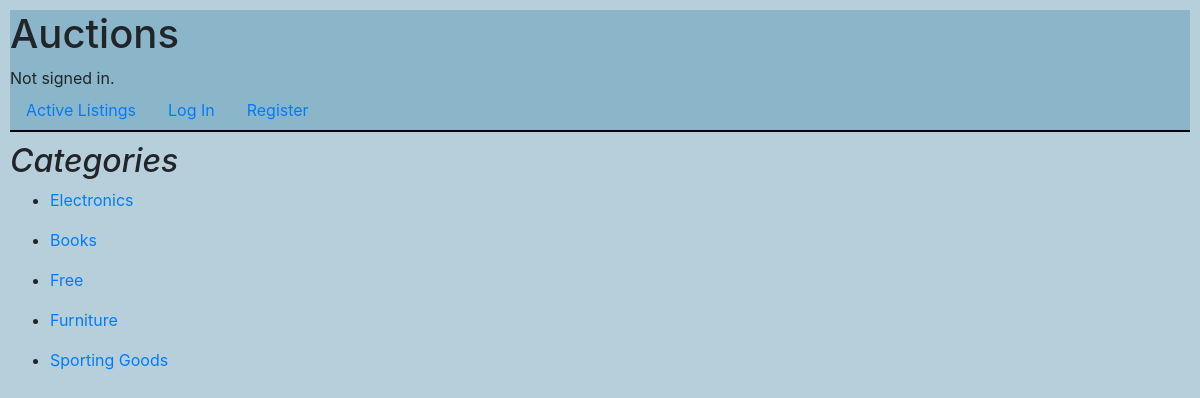
The page /categories on the database as committed earlier.
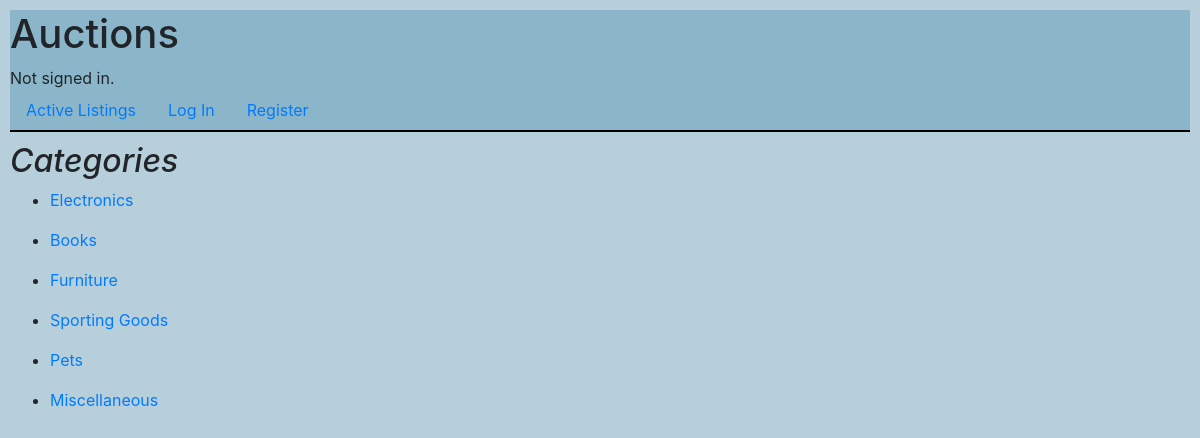
The same page on the database as committed later.
### auctions/models.py (models this page shows)
class Category(models.Model):
    name = models.CharField(max_length=15)
    def __str__(self):
        return f"{self.name}"
    class Meta:
        verbose_name_plural = "categories"

### auctions/views.py (the view)
# urls.py: path("categories", views.categories, name="categories"),
def categories(request):
    categories_list = Category.objects.all()
    return render(request, "auctions/categories.html", {
        "categories": categories_list,
    })

### auctions/templates/auctions/categories.html
{% extends "auctions/layout.html" %}
{% block body %}
    <h2><i>Categories</i></h2>
    {% for category in categories %}
        <ul>
            <li>
                <a href="{% url 'category_listing' category %}">{{ category.name }}</a>
            </li>
        </ul>
    {% endfor %}
{% endblock %}

### auctions/templates/auctions/layout.html (shortened to what this page needs)
{% load static %}
{% load humanize %}
<!DOCTYPE html>
<html lang="en">
    <head>
        <link rel="stylesheet" href="https://stackpath.bootstrapcdn.com/bootstrap/4.4.1/css/bootstrap.min.css">
        <link rel="stylesheet" href="{% static 'auctions/styles.css' %}">
    </head>
    <body>
        <div style="background-color:rgb(139, 182, 201);">
            <h1>Auctions</h1>
            <div>
                {% if user.is_authenticated %}
                    Signed in as <strong>{{ user.username }}</strong>.
                {% else %}
                    Not signed in.
                {% endif %}
            </div>
            <ul class="nav">
                <li class="nav-item">
                    <a class="nav-link" href="{% url 'index' %}">Active Listings</a>
                </li>
                {% if user.is_authenticated %}
                    <li class="nav-item">
                        <a class="nav-link" href="{% url 'new_listing' %}">Create New Listing</a>
                    </li>
                    <li class="nav-item">
                        <a class="nav-link" href="{% url 'watchlist' user.username %}">Watchlist</a>
                    </li>
                    <li class="nav-item">
                        <a class="nav-link" href="{% url 'categories' %}">Categories</a>
                    </li>
                    <li class="nav-item">
                        <a class="nav-link" href="{% url 'logout' %}">Log Out</a>
                    </li>
                {% else %}
                    <li class="nav-item">
                        <a class="nav-link" href="{% url 'login' %}">Log In</a>
                    </li>
                    <li class="nav-item">
                        <a class="nav-link" href="{% url 'register' %}">Register</a>
                    </li>
                {% endif %}
            </ul>
        </div>
        <hr style="margin:0px; margin-bottom:10px; border: 1px solid black;">
        {% block body %}
        {% endblock %}
    </body>
</html>

### auctions/static/auctions/styles.css (style rules this page uses)
body { padding: 10px; background-color: rgb(182, 207, 218); }

Rows that differ between the two databases and show on the page:
removed Category: name "Free"
added Category: name "Pets"
added Category: name "Miscellaneous"
